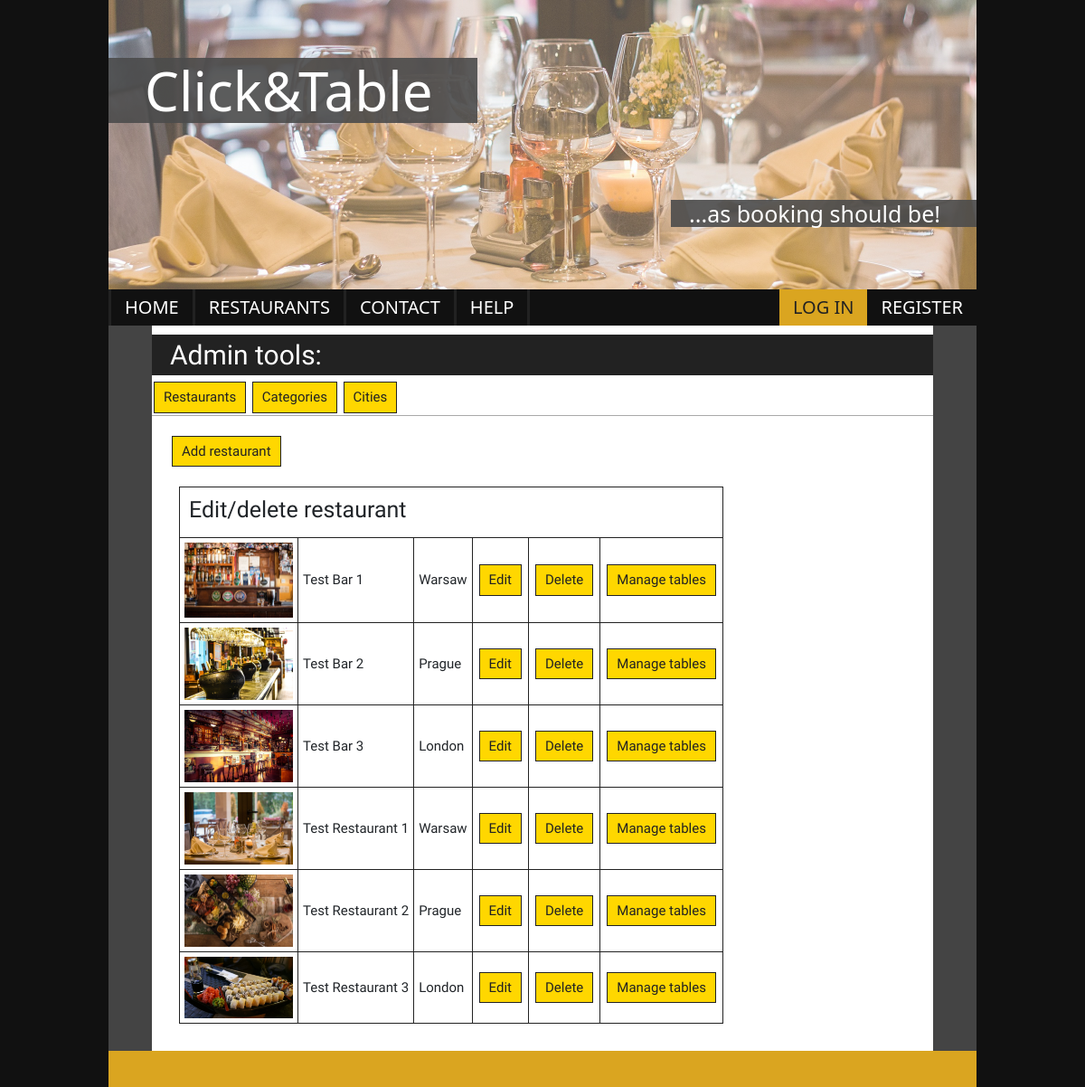
Screenshot of /admin_restaurants/ with the database file from the repository.
### click_and_table/models.py (models this page shows, shortened)
class Restaurant(models.Model):
    name = models.CharField(max_length=128)
    description = models.TextField()
    street = models.CharField(max_length=128)
    city = models.ForeignKey(City, on_delete=models.CASCADE)
    category = models.ManyToManyField(Category)
    image = models.ImageField(default='/static/images/no-image.png')

class City(models.Model):
    name = models.CharField(max_length=64)
    def __str__(self):
        return self.name

### click_and_table/views.py (the view)
# urls.py: path('admin_restaurants/', AdminRestaurantsView.as_view(), name="admin_restaurants"),
class AdminRestaurantsView(View):
    def get(self, request):
        restaurants = Restaurant.objects.all().order_by('name')
        return render(request, 'admin_restaurants.html', {'restaurants': restaurants})

### templates/admin_restaurants.html
{% extends 'admin_tools.html' %}
{% block content %}
    <a href="{% url 'restaurant_add' %}">Add restaurant</a>
    <section class="restaurant-lst-admin">
        <table>
            <tr>
                <th colspan="6"><h3>Edit/delete restaurant</h3></th>
            </tr>
            {% for restaurant in restaurants %}
                <tr>
                    <td class="image">{% if restaurant.image == null %}
                        <img alt="no picture available" src="/click_and_table/static/images/no-image.png">
                    {% else %}
                        <img alt="restaurant_picture"
                             src="{{ restaurant.image.url }}">
                    {% endif %}</td>
                    <td>{{ restaurant.name }}</td>
                    <td>{{ restaurant.city }}</td>
                    <td><a href="{% url 'restaurant_edit' restaurant.pk %}">Edit</a></td>
                    <td><a href="{% url 'restaurant_delete' restaurant.id %}">Delete</a></td>
                    <td><a href="{% url 'admin_tables' restaurant.id %}">Manage tables</a></td>
                </tr>
            {% endfor %}
        </table>
    </section>
{% endblock %}

### click_and_table/static/css/style.css (style rules this page uses)
* { margin: 0; padding: 0; box-sizing: border-box; }
html { font-size: 10px; font-family: 'Raleway', 'Arial', sans-serif; background-color: #111; }
body { width: 80vw; max-width: 1280px; margin: 0 auto; }
.admin h3 { font-size: 2.5rem; line-height: 3rem; font-family: 'Raleway', 'Arial', sans-serif; }
.admin a { display: inline-block; background-color: gold; border: #222 solid 1px; margin: 2px; padding: 5px 10px; text-decoration: none; color: #222222; font-size: 1.5rem; font-family: 'Raleway', 'Arial', sans-serif; }
.admin table { margin: 20px 10px; font-family: 'Raleway', 'Arial', sans-serif; border: #222 solid 1px; }
.admin th { border: #222 solid 1px; font-size: 1.5rem; padding: 5px; width: auto; }
.admin td { border: #222 solid 1px; font-size: 1.5rem; padding: 5px; width: auto; }
td img { max-width: 10vw; }
.admin table h3 { padding: 5px; }
.my-account th, td { border: #222 solid 1px; font-size: 1.5rem; padding: 5px; width: auto; }

### rows the page displays
Restaurant: image (picture), name "Test Bar 1", city "Warsaw"
Restaurant: image (picture), name "Test Bar 2", city "Prague"
Restaurant: image (picture), name "Test Bar 3", city "London"
Restaurant: image (picture), name "Test Restaurant 1", city "Warsaw"
Restaurant: image (picture), name "Test Restaurant 2", city "Prague"
Restaurant: image (picture), name "Test Restaurant 3", city "London"
